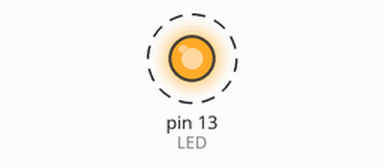
This sketch was run on a simulated Arduino Uno, built with avr-gcc and run on an emulated ATmega328P. On the bench: output pins drawn as LEDs (lit = HIGH). Dashed ring = blinking.

Above: at 0.2 s.
Timing chart, 0 to 4.6 s (numbered marks = the images above):
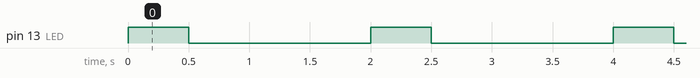

Measured:
- by itself, pin 13 (LED): alternates HIGH for 0.50 s and LOW for 1.5 s

The sketch:

REHAB.ino
```cpp
int LED =13;
void setup() {
  // put your setup code here, to run once:
pinMode(LED,OUTPUT);

}

void loop() {
  // put your main code here, to run repeatedly:
digitalWrite(LED,HIGH);
delay(500);
digitalWrite(LED,LOW);
delay(1500);
}
```
